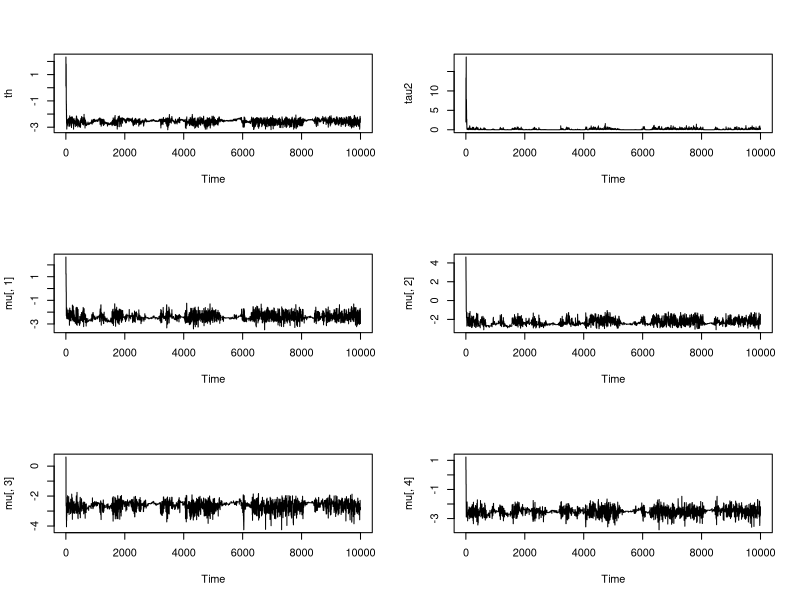
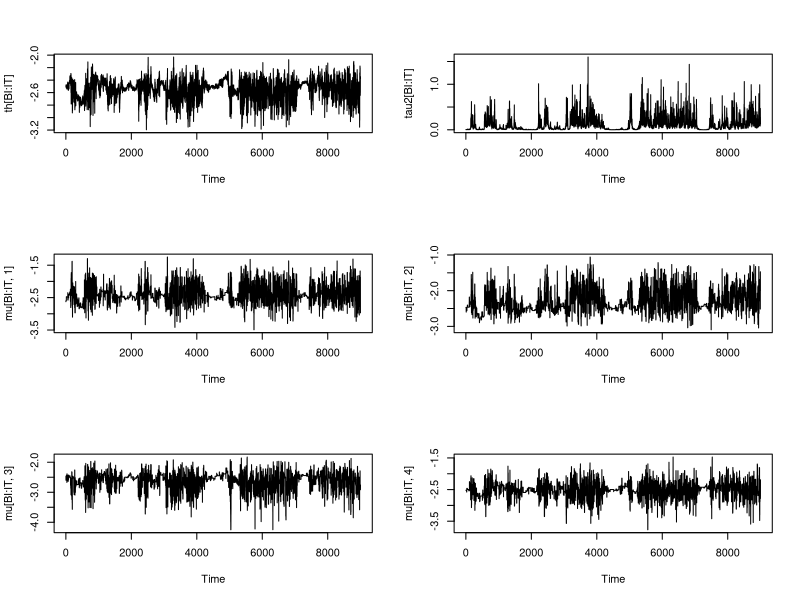
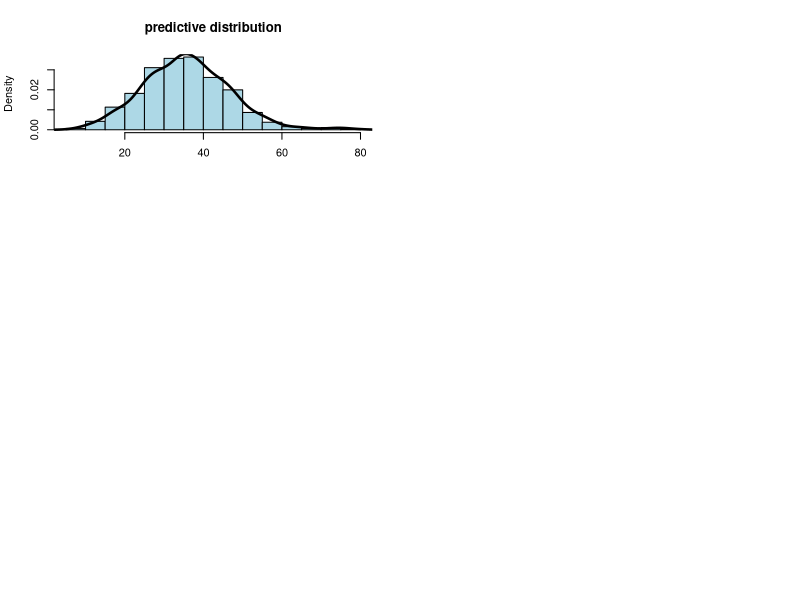
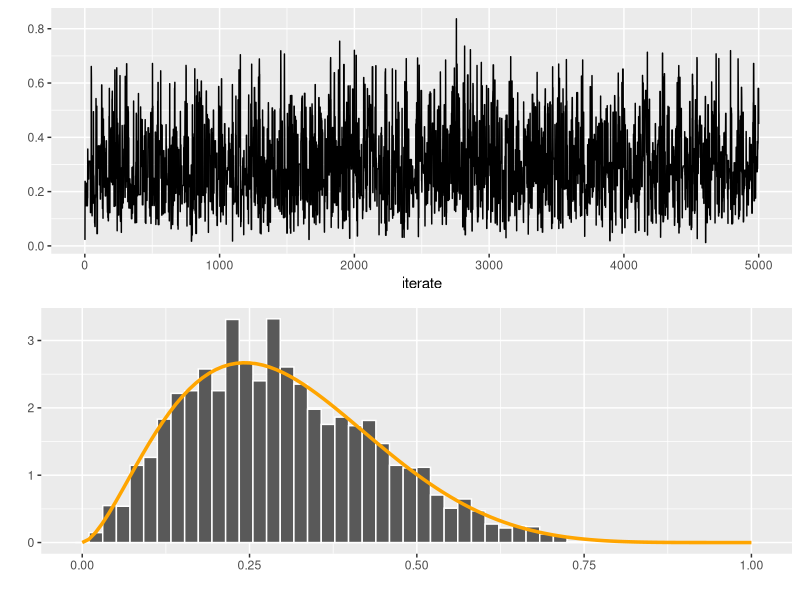
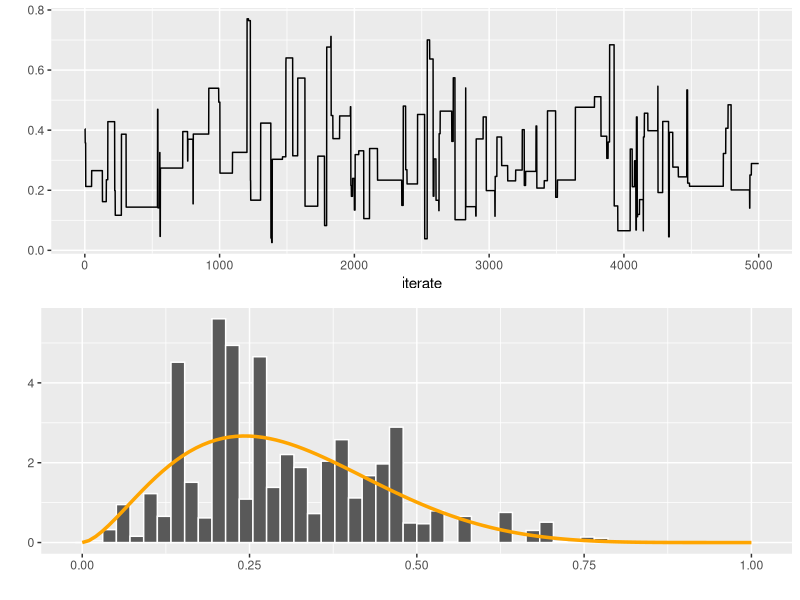
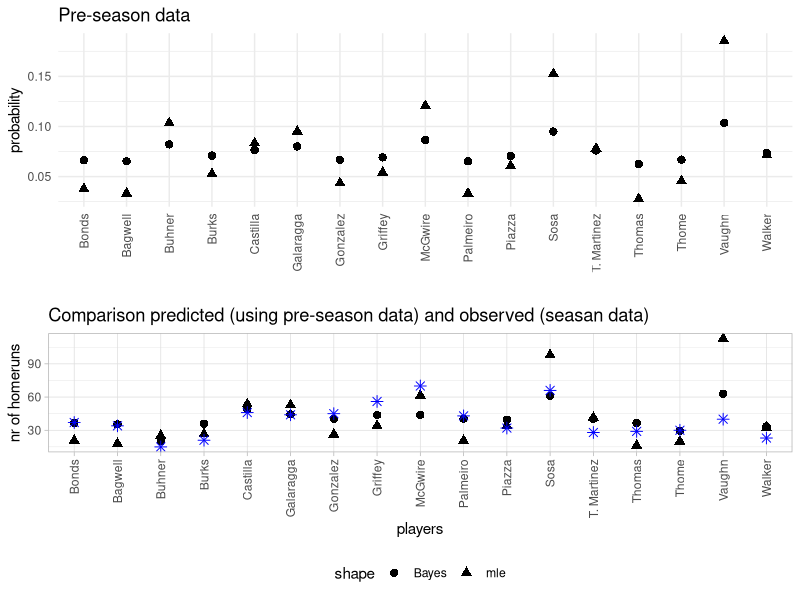

Here is the R script that generated these plots, in order:
## ---- chunk 1
setwd("~/.julia/dev/WI4455/scr/mcmc")
library(tidyverse)
library(gridExtra)
## ---- chunk 2
  a=2.7; b=6.3; # choose parameters of the beta-distribution
  
  Nsim = 5000
  X = c(runif(1), rep(0,Nsim-1))  # initialize the chain
  acc = rep(0,Nsim)
  for (i in 2:Nsim)
  {
    Y=runif(1)  # proposal
    A=dbeta(Y,a,b)/dbeta(X[i-1],a,b)
    acc[i-1] <- (runif(1)<A) 
    X[i]=X[i-1] + (Y-X[i-1])*acc[i-1]
  }
  df = data.frame(iterate=1:Nsim, vals=X)
  p1 = df %>% ggplot(aes(x=iterate, y=vals)) + geom_line()  + ylab("")
  p2 = ggplot()  + geom_histogram(data=df, mapping=aes(x=vals,y=..density..), colour='white', bins=50) +  
      xlab("") + ylab("") +
      stat_function(data=data.frame(x=c(0,1)), mapping=aes(x), fun=function(x) dbeta(x,a,b),colour="orange", size=1.2)
    
  
pdf('Beta-ind.pdf',width=7,height=4)
grid.arrange(p1,p2)
dev.off()
cat('average acceptance probability equals: ',mean(acc))
## ---- chunk 3
  eta=10
  X=rep(runif(1),Nsim)  # initialize the chain
  acc=rep(0,Nsim)
  for (i in 2:Nsim)
  {
    Y=X[i-1] + runif(1,-eta,eta)
    A=dbeta(Y,a,b)/dbeta(X[i-1],a,b)
    acc[i-1] <- (runif(1)<A) 
    X[i]=X[i-1] + (Y-X[i-1])*acc[i-1]
  }


df = data.frame(iterate=1:Nsim, vals=X)
p1 = df %>% ggplot(aes(x=iterate, y=vals)) + geom_line()  + ylab("")
p2 = ggplot()  + geom_histogram(data=df, mapping=aes(x=vals,y=..density..), colour='white', bins=50) +  
      xlab("") + ylab("") +
      stat_function(data=data.frame(x=c(0,1)), mapping=aes(x), fun=function(x) dbeta(x,a,b),colour="orange", size=1.2)
    
  
pdf('Beta-rw10.pdf',width=7,height=4)  
grid.arrange(p1,p2)
dev.off()
cat('average acceptance probability equals: ',mean(acc))
## ---- chunk 4
players <- c('McGwire', 'Sosa', 'Griffey', 'Castilla', 'Gonzalez', 'Galaragga',  'Palmeiro', 
'Vaughn',' Bonds', 'Bagwell', 'Piazza', 'Thome', 'Thomas','T. Martinez', 'Walker', 'Burks', 'Buhner')
Y <- c(7,9,4,7,3,6,2,10,2,2,4,3,2,5,3,2,6)
n <- c(58,59,74,84,69,63,60,54,53,60,66,66,72,64,42,38,58)
AB <- c(509,643,633,645,606,555,619,609,552,540,561,440,585,531,454,504,244)
HR <- c(70,66,56,46,45,44,43,40,37,34,32,30,29,28,23,21,15)
print(baseball<-data.frame(players=players,PS_AB=n,PS_HR=Y,S_AB=AB,S_HR=HR))
## ---- chunk 5
logtargetMui <- function(Yi, ni, mui, th, tau2,tunePar)
    Yi*mui-((mui-th)^2)/(2*tau2)-ni*log(1+exp(mui))

updateMui <- function(Yi, ni, mui, th, tau2, tunePar)
{
  muiNew <- mui + tunePar * rnorm(1)
  A <- exp(logtargetMui(Yi,ni,muiNew,th, tau2,tunePar)-
             logtargetMui(Yi,ni,mui,th, tau2,tunePar))
  ifelse (runif(1)<A, muiNew, mui)
}
## ---- chunk 6
N <- length(Y)
IT <- 10000  # number of iterations
tunePar <- 1 # tuning par for MH step updating mu (sd of normal distr)

# prior hyperpars
alpha <- 0.001
beta <- 0.001

# save iterates in matrix and vectors
mu <- matrix(0,IT,N)
th <- rep(0,IT)
tau2 <- rep(0,IT)

# initialise
mu[1,] <- rnorm(N,sd=5)  # arbitrary 
th[1] <- rnorm(1)
tau2[1] <-2

# Gibbs sampler:
for (it in 2:IT)
{
  # update mu
  for (i in 1:N)
  {  mu[it,i] <- updateMui(Y[i],n[i],mu[it-1,i],
                           th[it-1],tau2[it-1],tunePar)  }
  # update th
  th[it] <- rnorm(1,mean(mu[it,]),sqrt(tau2[it-1]/N))
  # update tau2
  tau2[it] <- 1/(rgamma(1,shape=N/2+alpha, 
                       rate=beta+.5*sum((mu[it,]-th[it])^2)))
}  
## ---- chunk 7
par(mfrow=c(3,2)) # make trace plots for th, tau2, mu1, mu2, mu3, mu4
plot.ts(th);plot.ts(tau2)
plot.ts(mu[,1]);plot.ts(mu[,2])
plot.ts(mu[,3]);plot.ts(mu[,4])

BI <- 1000 # discard first BI samples as BurnIn

plot.ts(th[BI:IT]);plot.ts(tau2[BI:IT])
plot.ts(mu[BI:IT,1]);plot.ts(mu[BI:IT,2])
plot.ts(mu[BI:IT,3]);plot.ts(mu[BI:IT,4])

# computate posterior means
th.pm <- mean(th[BI:IT])
tau2.pm <- mean(tau2[BI:IT])
mu.pm <- colMeans(mu[BI:IT,])
p.pm <- colMeans(1/(1+exp(-mu[BI:IT,])))

print(th.pm)
print(tau2.pm)
print(mu.pm)
## ---- chunk 8
baseball$bayes <- p.pm
baseball$mle <- baseball$PS_HR/baseball$PS_AB # equals empirical fraction
baseball
library(ggplot2)
p1 <- ggplot(baseball, aes(x=players)) + 
  geom_point(aes(y = bayes, shape="Bayes"),size=2.5) + 
  geom_point(aes(y = mle, shape="mle"),size=2.5)+
  theme_minimal()+
    theme(axis.text.x=element_text(angle=90,hjust=1,vjust=0.5),legend.position='none') +ylab('probability') +ggtitle("Pre-season data")+xlab("")
## ---- chunk 9
baseball$S_HR_Bayes <- baseball$S_AB * baseball$bayes
baseball$S_HR_mle <- baseball$S_AB * baseball$mle
baseball
## ---- chunk 10
performance_Bayes = sum((baseball$S_HR-baseball$S_HR_Bayes)^2)
performance_mle = sum((baseball$S_HR-baseball$S_HR_mle)^2)
p2<- ggplot(baseball, aes(x=players)) + 
     geom_point(aes(y = S_HR_Bayes, shape ="Bayes"),size=2.5)+
  geom_point(aes(y = S_HR_mle, shape = "mle"),size=2.5)+
  geom_point(aes(y = S_HR),shape=8,size=2.5,colour='blue')+theme_light()+
    theme(axis.text.x=element_text(angle=90,hjust=1,vjust=0.5),legend.position='bottom') +ylab('nr of homeruns') +ggtitle("Comparison predicted (using pre-season data) and observed (seasan data)")
pdf('output-baseball_combined.pdf',width=8,height=8)
grid.arrange(p1,p2,ncol=1)
dev.off()

cat('performance Bayes equals: ',performance_Bayes)
cat('performance mle equals: ',performance_mle)
## ---- chunk 11
ind <- seq(BI,IT,by=10) # use every 10-th iterate from non-burnin samples
L <- length(ind)
pred <- matrix(0,L,N)

for (i in 1:N)
{
    for (j in 1:L)
        pred[j,i] <- rbinom(1,AB[i], 1/(1+exp(-mu[ind[j],i])))
}

meanPred <- colMeans(pred)
meanPred
cat('Sum of squared prediction error equals: ',sum((meanPred-HR)^2))

# plot for the i-th second player the predictive distr
i<-16
hist(pred[,i],breaks='FD',prob=TRUE, main='predictive distribution',xlab='',col='lightblue')
lines(density(pred[,i]),lwd=2.5)
